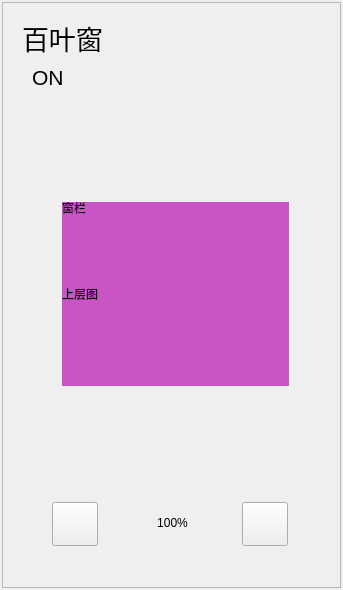
<?xml version="1.0" encoding="UTF-8"?>
<ui version="4.0">
 <class>device_curtain</class>
 <widget class="QWidget" name="device_curtain">
  <property name="geometry">
   <rect>
    <x>0</x>
    <y>0</y>
    <width>343</width>
    <height>590</height>
   </rect>
  </property>
  <property name="windowTitle">
   <string>Form</string>
  </property>
  <property name="styleSheet">
   <string notr="true"/>
  </property>
  <layout class="QGridLayout" name="gridLayout">
   <property name="leftMargin">
    <number>2</number>
   </property>
   <property name="topMargin">
    <number>2</number>
   </property>
   <property name="rightMargin">
    <number>2</number>
   </property>
   <property name="bottomMargin">
    <number>2</number>
   </property>
   <item row="0" column="0">
    <widget class="QFrame" name="frame_background">
     <property name="frameShape">
      <enum>QFrame::StyledPanel</enum>
     </property>
     <property name="frameShadow">
      <enum>QFrame::Raised</enum>
     </property>
     <widget class="QWidget" name="widget_pic" native="true">
      <property name="geometry">
       <rect>
        <x>60</x>
        <y>200</y>
        <width>227</width>
        <height>184</height>
       </rect>
      </property>
      <widget class="QLabel" name="label_curtain">
       <property name="geometry">
        <rect>
         <x>0</x>
         <y>0</y>
         <width>227</width>
         <height>184</height>
        </rect>
       </property>
       <property name="styleSheet">
        <string notr="true">background-color: rgb(200, 85, 195);</string>
       </property>
       <property name="text">
        <string>上层图</string>
       </property>
      </widget>
     </widget>
     <widget class="QLabel" name="lbl_data">
      <property name="geometry">
       <rect>
        <x>130</x>
        <y>500</y>
        <width>81</width>
        <height>41</height>
       </rect>
      </property>
      <property name="text">
       <string>100%</string>
      </property>
      <property name="alignment">
       <set>Qt::AlignCenter</set>
      </property>
     </widget>
     <widget class="QLabel" name="label_text_curtain">
      <property name="geometry">
       <rect>
        <x>20</x>
        <y>10</y>
        <width>121</width>
        <height>51</height>
       </rect>
      </property>
      <property name="font">
       <font>
        <pointsize>20</pointsize>
       </font>
      </property>
      <property name="text">
       <string>百叶窗</string>
      </property>
     </widget>
     <widget class="QPushButton" name="btn_down">
      <property name="geometry">
       <rect>
        <x>240</x>
        <y>500</y>
        <width>46</width>
        <height>44</height>
       </rect>
      </property>
      <property name="text">
       <string/>
      </property>
     </widget>
     <widget class="QLabel" name="label_onoff">
      <property name="geometry">
       <rect>
        <x>30</x>
        <y>60</y>
        <width>81</width>
        <height>31</height>
       </rect>
      </property>
      <property name="font">
       <font>
        <pointsize>16</pointsize>
       </font>
      </property>
      <property name="text">
       <string>ON</string>
      </property>
     </widget>
     <widget class="QPushButton" name="btn_up">
      <property name="geometry">
       <rect>
        <x>50</x>
        <y>500</y>
        <width>46</width>
        <height>44</height>
       </rect>
      </property>
      <property name="text">
       <string/>
      </property>
     </widget>
     <widget class="QLabel" name="label_lan">
      <property name="geometry">
       <rect>
        <x>60</x>
        <y>190</y>
        <width>231</width>
        <height>31</height>
       </rect>
      </property>
      <property name="text">
       <string>窗栏</string>
      </property>
     </widget>
    </widget>
   </item>
  </layout>
 </widget>
 <resources/>
 <connections/>
</ui>
